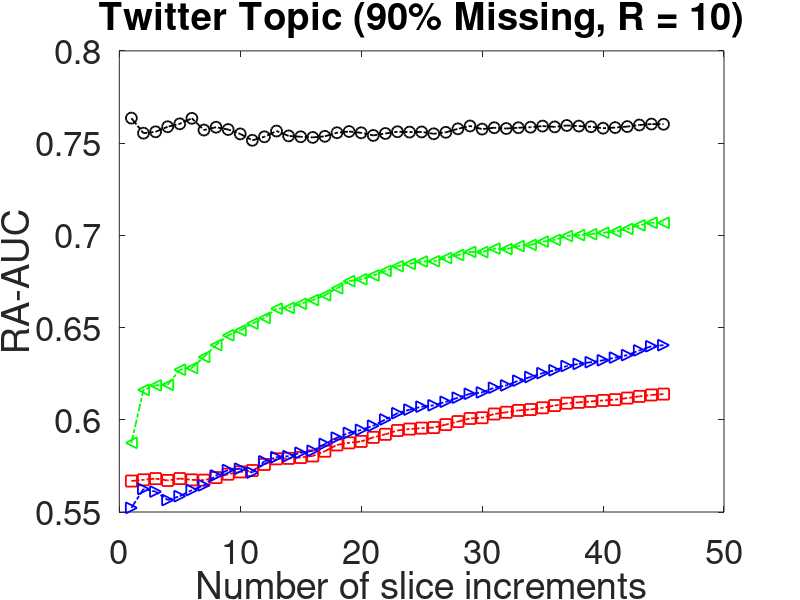

Write MATLAB code to recreate this figure.
clear all;
close all;
clc;

df = load('r10.mat');
% mast mis90
mast = df.mis90_r10(:,1);
% tncp mis90
tncp = df.mis90_r10(:,2);
% als mis90
als = df.mis90_r10(:,3);
% our-v-3 mis90
our= df.mis90_r10(:,4);

nrank = [1:1:45];

figure (1);
hold on;
box on;
%change color
plot(nrank, mast,  'rs-.','LineWidth',1.3, 'MarkerSize',8);
plot(nrank, tncp, 'g<-.','LineWidth',1.3, 'MarkerSize',8);
plot(nrank, als, 'b>-.','LineWidth',1.3, 'MarkerSize',8);
plot(nrank, our, 'ko-.', 'LineWidth',1.3, 'MarkerSize',8);

% legend('MAST','TNCP','CP-ALS','POST');
% legend.FontSize = 30;
%lgd = legend('Ours-Win-1','Ours-Win-2','Ours-Win-3', 'GP-PTF');
%lgd.FontSize = 25;
ylabel('RA-AUC', 'FontSize',25);
xlabel('Number of slice increments','FontSize',25);
title('Twitter Topic (90% Missing, R = 10)','FontSize',25)

% xlim([0.9,101]);
 %ylim([0,1]);
% set(gca,'XTick',10:10:100, 'FontSize',25);
% set(gca, 'FontSize',25);
% set(gca,'xticklabel',{'60','150','240','330','420','510'}, 'FontSize',25);

 %set(gca,'YTick',[0.55, 0.65, 0.75, 0.85], 'FontSize',25);
 set(gca,'FontSize',25);

